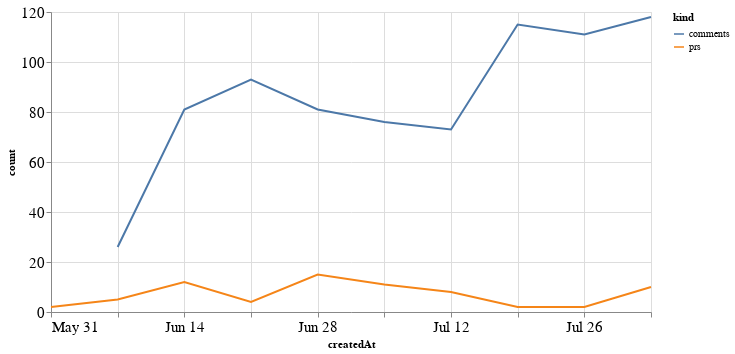

This figure's notebook cell:
### Code cell
alt.Chart(total_time, width=600).mark_line().encode(
    x='createdAt',
    y='count',
    color='kind'
)

### Figure 1 — Vega-Lite specification as saved in the notebook (floating-point values rounded to 4 significant figures)
{"config": {"axisLeft": {"labelFontSize": 15}, "axisBottom": {"labelFontSize": 15}}, "data": {"name": "data-cbaa0a4652f8372ff288d2aa9a6c109f"}, "mark": "line", "encoding": {"color": {"type": "nominal", "field": "kind"}, "x": {"type": "temporal", "field": "createdAt"}, "y": {"type": "quantitative", "field": "count"}}, "width": 600, "$schema": "https://vega.github.io/schema/vega-lite/v4.8.1.json", "datasets": {"data-cbaa0a4652f8372ff288d2aa9a6c109f": [{"createdAt": "2020-05-31T00:00:00", "kind": "prs", "count": 2.0}, {"createdAt": "2020-06-07T00:00:00", "kind": "prs", "count": 5.0}, {"createdAt": "2020-06-14T00:00:00", "kind": "prs", "count": 12.0}, {"createdAt": "2020-06-21T00:00:00", "kind": "prs", "count": 4.0}, {"createdAt": "2020-06-28T00:00:00", "kind": "prs", "count": 15.0}, {"createdAt": "2020-07-05T00:00:00", "kind": "prs", "count": 11.0}, {"createdAt": "2020-07-12T00:00:00", "kind": "prs", "count": 8.0}, {"createdAt": "2020-07-19T00:00:00", "kind": "prs", "count": 2.0}, {"createdAt": "2020-07-26T00:00:00", "kind": "prs", "count": 2.0}, {"createdAt": "2020-08-02T00:00:00", "kind": "prs", "count": 10.0}, {"createdAt": "2020-05-31T00:00:00", "kind": "comments", "count": null}, {"createdAt": "2020-06-07T00:00:00", "kind": "comments", "count": 26.0}, {"createdAt": "2020-06-14T00:00:00", "kind": "comments", "count": 81.0}, {"createdAt": "2020-06-21T00:00:00", "kind": "comments", "count": 93.0}, {"createdAt": "2020-06-28T00:00:00", "kind": "comments", "count": 81.0}, {"createdAt": "2020-07-05T00:00:00", "kind": "comments", "count": 76.0}, {"createdAt": "2020-07-12T00:00:00", "kind": "comments", "count": 73.0}, {"createdAt": "2020-07-19T00:00:00", "kind": "comments", "count": 115.0}, {"createdAt": "2020-07-26T00:00:00", "kind": "comments", "count": 111.0}, {"createdAt": "2020-08-02T00:00:00", "kind": "comments", "count": 118.0}]}}
